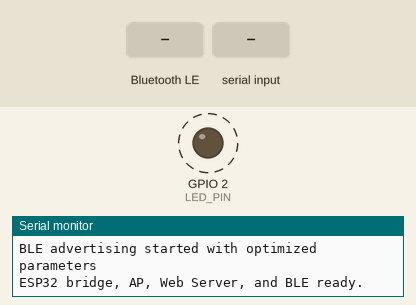
Simulated run of this sketch. Board: ESP32. Parts: output pins drawn as LEDs (lit = HIGH), the last lines printed to the serial monitor. Dashed ring = blinking. The inputs (shaded band) are chosen by the test bench. Nothing arrives over Bluetooth unless stated; a phone connects over Bluetooth LE 3 s after start.

Above: at 2.4 s.
2.5 s: Bluetooth LE write "POS" received
5.5 s: Bluetooth LE write "HIT" received
At 6.2 s:
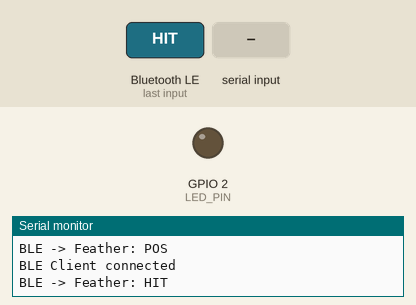
7.0 s: Bluetooth LE write "BAT" received
At 8.0 s:
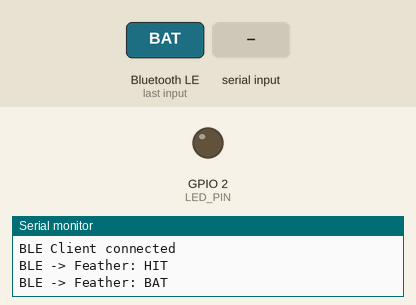
10.1 s: "POS\n" received over the second serial link
At 11.3 s:
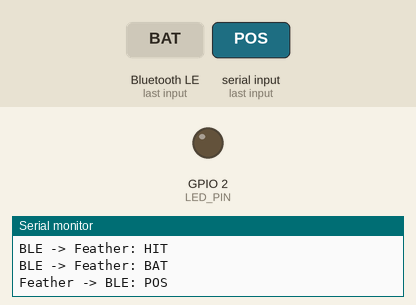
11.6 s: Bluetooth LE write "V:" received
At 12.2 s:
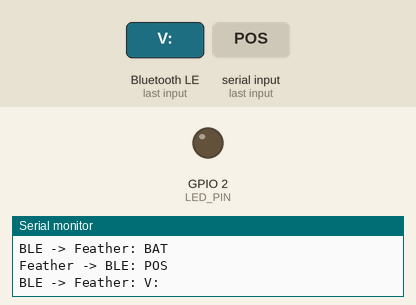
Timing chart, 0 to 14.1 s (numbered marks = the images above; inputs shaded):
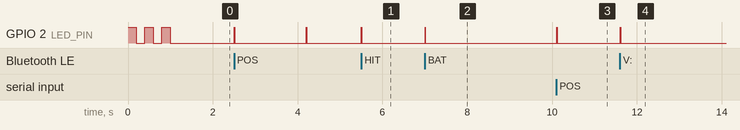

Measured:
- after the input at 5.5 s, GPIO 2 (LED_PIN): LOW → HIGH at once, → LOW 0.01 s later
- after the input at 7.0 s, GPIO 2 (LED_PIN): LOW → HIGH at once, → LOW 0.01 s later
- after the input at 10.1 s, GPIO 2 (LED_PIN): LOW → HIGH at once, → LOW 0.01 s later
- after the input at 11.6 s, GPIO 2 (LED_PIN): LOW → HIGH at once, → LOW 0.01 s later
- by itself, GPIO 2 (LED_PIN): alternates HIGH for 0.01 s and LOW for 1.7 s

The sketch:

BTRelay_SoftAP.ino
```cpp
#include <WiFi.h>      // Required for Wi-Fi functionality
#include <WebServer.h> // Required for the basic web server
#include <BLEDevice.h>
#include <BLEServer.h>
#include <BLEUtils.h>
#include <BLE2902.h>

// --- Configuration ---
const char *ssid = "ESP32_HitIndicatorAP"; // Name of the Wi-Fi network the ESP32 will create
const char *password = "password123";      // Password for the Wi-Fi network (must be >= 8 chars)
WebServer server(80);                      // Create a web server object on port 80 (standard HTTP)

HardwareSerial FeatherSerial(1); // UART1 for Feather connection

// BLE Configuration
#define BLE_DEVICE_NAME "HitIndicator_BLE" // Name of the BLE device
#define SERVICE_UUID "12345678-1234-1234-1234-123456789abc"
#define POSITION_CHAR_UUID "12345678-1234-1234-1234-123456789abd"
#define HIT_CHAR_UUID "12345678-1234-1234-1234-123456789abe"
#define BATTERY_CHAR_UUID "12345678-1234-1234-1234-123456789abf"
#define CALIBRATION_CHAR_UUID "12345678-1234-1234-1234-123456789ac0"

BLEServer *pServer = nullptr;
BLEService *pService = nullptr;
BLECharacteristic *pPositionCharacteristic = nullptr;
BLECharacteristic *pHitCharacteristic = nullptr;
BLECharacteristic *pBatteryCharacteristic = nullptr;
BLECharacteristic *pCalibrationCharacteristic = nullptr;

bool deviceConnected = false;
bool oldDeviceConnected = false;
unsigned long lastAdvertisingCheck = 0;
const unsigned long ADVERTISING_CHECK_INTERVAL = 30000; // Check every 30 seconds

#define LED_PIN 2

// Function declarations
void blinkLED();
void blinkStartup();
void setupBLE();
void restartBLEAdvertising();
void handleRoot();
void handleNotFound();
void handleBLEStatus();
void handleRestartBLE();

// --- HTML Content for the Welcome Page ---
// Using raw literal string R"rawliteral(...)rawliteral" makes it easy to write multi-line HTML
const char *welcomePageHTML = R"rawliteral(
<!DOCTYPE html>
<html>
<head>
    <title>ESP32 Welcome</title>
    <meta name="viewport" content="width=device-width, initial-scale=1">
    <style>
        body { font-family: sans-serif; text-align: center; padding: 20px; background-color: #f4f4f4; }
        h1 { color: #007bff; }
        p { color: #333; }
        .container { background-color: #fff; padding: 30px; border-radius: 8px; box-shadow: 0 2px 4px rgba(0,0,0,0.1); display: inline-block; }
    </style>
</head>
<body>
    <div class="container">
        <h1>Welcome to the ESP32 Hit Indicator Base!</h1>
        <p>This device acts as a BLE (Bluetooth Low Energy) bridge and Wi-Fi Access Point.</p>
        <p>Connect via BLE to 'HitIndicator_BLE' or to this Wi-Fi network ('ESP32_HitIndicatorAP').</p>
        <p>IP Address: %IP_ADDRESS%</p>
        <p>BLE Status: %BLE_STATUS%</p>
        <p><a href="/ble" style="color: #007bff;">Check BLE Status</a> | <a href="/restart-ble" style="color: #007bff;">Restart BLE</a></p> </div>
</body>
</html>
)rawliteral";

// --- Helper Functions ---
void blinkLED()
{
    digitalWrite(LED_PIN, HIGH);
    delay(10); // Short blink for data transfer
    digitalWrite(LED_PIN, LOW);
}

void blinkStartup()
{
    for (int i = 0; i < 3; i++)
    {
        digitalWrite(LED_PIN, HIGH);
        delay(200);
        digitalWrite(LED_PIN, LOW);
        delay(200);
    }
}

// --- BLE Server Callbacks ---
class MyServerCallbacks : public BLEServerCallbacks
{
    void onConnect(BLEServer *pServer)
    {
        deviceConnected = true;
        Serial.println("BLE Client connected");
        blinkLED();
    };

    void onDisconnect(BLEServer *pServer)
    {
        deviceConnected = false;
        Serial.println("BLE Client disconnected");
        blinkLED();
    }
};

// --- BLE Characteristic Callbacks ---
class MyCharacteristicCallbacks : public BLECharacteristicCallbacks
{
    void onWrite(BLECharacteristic *pCharacteristic)
    {
        String value = pCharacteristic->getValue().c_str();

        if (value.length() > 0)
        {
            Serial.print("BLE -> Feather: ");

            // Forward BLE data to Feather via Serial
            for (int i = 0; i < value.length(); i++)
            {
                FeatherSerial.write(value[i]);
                Serial.print(value[i]);
            }
            Serial.println();
            blinkLED();
        }
    }
};

// --- Web Server Handler Functions ---
void handleRoot()
{
    // Replace placeholder with actual IP address and BLE status
    String html = String(welcomePageHTML);
    html.replace("%IP_ADDRESS%", WiFi.softAPIP().toString());
    html.replace("%BLE_STATUS%", deviceConnected ? "Connected" : "Advertising");
    server.send(200, "text/html", html); // Send the HTML page with 200 OK status
}

void handleNotFound()
{
    server.send(404, "text/plain", "404: Not Found"); // Send 404 status if page doesn't exist
}

void handleBLEStatus()
{
    String status = "BLE Device: " + String(BLE_DEVICE_NAME) + "\n";
    status += "Service UUID: " + String(SERVICE_UUID) + "\n";
    status += "Connection Status: " + String(deviceConnected ? "Connected" : "Advertising") + "\n";
    status += "Uptime: " + String(millis() / 1000) + " seconds\n";

    server.send(200, "text/plain", status);
}

void handleRestartBLE()
{
    restartBLEAdvertising();
    server.send(200, "text/plain", "BLE advertising restarted successfully");
}

// --- Setup Function ---
void setup()
{
    Serial.begin(115200);                            // USB serial for debug
    FeatherSerial.begin(115200, SERIAL_8N1, 17, 16); // RX = 17, TX = 16

    pinMode(LED_PIN, OUTPUT);
    blinkStartup(); // Blink LED on startup

    Serial.println();
    Serial.println("Configuring Access Point...");

    // Start Wi-Fi in Access Point mode
    WiFi.softAP(ssid, password);

    IPAddress apIP = WiFi.softAPIP(); // Get the IP address of the Access Point
    Serial.print("AP IP address: ");
    Serial.println(apIP);

    // Configure Web Server routes
    server.on("/", HTTP_GET, handleRoot);                  // When client requests root "/", call handleRoot
    server.on("/ble", HTTP_GET, handleBLEStatus);          // BLE status endpoint
    server.on("/restart-ble", HTTP_GET, handleRestartBLE); // Restart BLE endpoint
    server.onNotFound(handleNotFound);                     // When client requests non-existent page, call handleNotFound

    // Start the Web Server
    server.begin();
    Serial.println("HTTP server started");

    // Initialize BLE
    setupBLE();

    Serial.println("ESP32 bridge, AP, Web Server, and BLE ready.");
}

// --- BLE Setup Function ---
void setupBLE()
{
    Serial.println("Initializing BLE...");

    // Initialize BLE device
    BLEDevice::init(BLE_DEVICE_NAME);

    // Create BLE Server
    pServer = BLEDevice::createServer();
    pServer->setCallbacks(new MyServerCallbacks());

    // Create BLE Service
    pService = pServer->createService(SERVICE_UUID);

    // Create Position Characteristic
    pPositionCharacteristic = pService->createCharacteristic(
        POSITION_CHAR_UUID,
        BLECharacteristic::PROPERTY_READ |
            BLECharacteristic::PROPERTY_WRITE |
            BLECharacteristic::PROPERTY_NOTIFY);
    pPositionCharacteristic->setCallbacks(new MyCharacteristicCallbacks());
    pPositionCharacteristic->addDescriptor(new BLE2902());

    // Create Hit Characteristic
    pHitCharacteristic = pService->createCharacteristic(
        HIT_CHAR_UUID,
        BLECharacteristic::PROPERTY_READ |
            BLECharacteristic::PROPERTY_WRITE |
            BLECharacteristic::PROPERTY_NOTIFY);
    pHitCharacteristic->setCallbacks(new MyCharacteristicCallbacks());
    pHitCharacteristic->addDescriptor(new BLE2902());

    // Create Battery Characteristic
    pBatteryCharacteristic = pService->createCharacteristic(
        BATTERY_CHAR_UUID,
        BLECharacteristic::PROPERTY_READ |
            BLECharacteristic::PROPERTY_WRITE |
            BLECharacteristic::PROPERTY_NOTIFY);
    pBatteryCharacteristic->setCallbacks(new MyCharacteristicCallbacks());
    pBatteryCharacteristic->addDescriptor(new BLE2902());

    // Create Calibration Characteristic
    pCalibrationCharacteristic = pService->createCharacteristic(
        CALIBRATION_CHAR_UUID,
        BLECharacteristic::PROPERTY_READ |
            BLECharacteristic::PROPERTY_WRITE |
            BLECharacteristic::PROPERTY_NOTIFY);
    pCalibrationCharacteristic->setCallbacks(new MyCharacteristicCallbacks());
    pCalibrationCharacteristic->addDescriptor(new BLE2902());

    // Start the service
    pService->start();

    // Start advertising
    BLEAdvertising *pAdvertising = BLEDevice::getAdvertising();
    pAdvertising->addServiceUUID(SERVICE_UUID);

    // Set advertising parameters for better discoverability
    pAdvertising->setScanResponse(true);
    pAdvertising->setMinPreferred(0x06); // Recommended advertising interval: 20ms
    pAdvertising->setMaxPreferred(0x12); // Recommended advertising interval: 30ms

    // Add device name to advertising data
    BLEAdvertisementData advertisementData;
    advertisementData.setName(BLE_DEVICE_NAME);
    advertisementData.setCompleteServices(BLEUUID(SERVICE_UUID));
    advertisementData.setAppearance(0x0000); // Generic device
    pAdvertising->setAdvertisementData(advertisementData);

    // Set scan response data
    BLEAdvertisementData scanResponseData;
    scanResponseData.setShortName("HIT");
    pAdvertising->setScanResponseData(scanResponseData);

    BLEDevice::startAdvertising();

    Serial.println("BLE service started, advertising as: " + String(BLE_DEVICE_NAME));
    Serial.println("Service UUID: " + String(SERVICE_UUID));
    Serial.println("BLE advertising started with optimized parameters");
}

// --- Restart BLE Advertising Function ---
void restartBLEAdvertising()
{
    Serial.println("Restarting BLE advertising...");

    // Stop current advertising
    BLEDevice::stopAdvertising();
    delay(100);

    // Restart advertising with same parameters
    BLEAdvertising *pAdvertising = BLEDevice::getAdvertising();
    pAdvertising->start();

    Serial.println("BLE advertising restarted");
}

// --- Main Loop ---
void loop()
{
    // Handle incoming web server client requests
    server.handleClient();

    // Periodic advertising status check
    unsigned long currentTime = millis();
    if (currentTime - lastAdvertisingCheck >= ADVERTISING_CHECK_INTERVAL)
    {
        lastAdvertisingCheck = currentTime;
        if (!deviceConnected)
        {
            Serial.println("BLE Status: Advertising (no connections)");
            Serial.println("Device name: " + String(BLE_DEVICE_NAME));
            Serial.println("Service UUID: " + String(SERVICE_UUID));
        }
        else
        {
            Serial.println("BLE Status: Connected to client");
        }
    }

    // Handle BLE connection state changes
    if (!deviceConnected && oldDeviceConnected)
    {
        delay(500);                  // give the bluetooth stack the chance to get things ready
        pServer->startAdvertising(); // restart advertising
        Serial.println("Client disconnected - restarting BLE advertising");
        oldDeviceConnected = deviceConnected;
    }

    // Connecting
    if (deviceConnected && !oldDeviceConnected)
    {
        oldDeviceConnected = deviceConnected;
    }

    // Forward from Feather (via Serial) -> ATAK (via BLE)
    if (FeatherSerial.available() && deviceConnected)
    {
        String message = "";
        while (FeatherSerial.available())
        {
            char c = FeatherSerial.read();
            message += c;
            delay(1); // Small delay to allow buffer to fill
        }

        if (message.length() > 0)
        {
            Serial.print("Feather -> BLE: ");
            Serial.println(message);

            // Route message to appropriate characteristic based on content
            if (message.indexOf("POS") >= 0)
            {
                pPositionCharacteristic->setValue(message.c_str());
                pPositionCharacteristic->notify();
            }
            else if (message.indexOf("HIT") >= 0)
            {
                pHitCharacteristic->setValue(message.c_str());
                pHitCharacteristic->notify();
            }
            else if (message.indexOf("BAT") >= 0 || message.indexOf("V:") >= 0)
            {
                pBatteryCharacteristic->setValue(message.c_str());
                pBatteryCharacteristic->notify();
            }
            else if (message.indexOf("CAL") >= 0)
            {
                pCalibrationCharacteristic->setValue(message.c_str());
                pCalibrationCharacteristic->notify();
            }
            else
            {
                // Default to position characteristic for unknown messages
                pPositionCharacteristic->setValue(message.c_str());
                pPositionCharacteristic->notify();
            }
            blinkLED();
        }
    }
}
```
